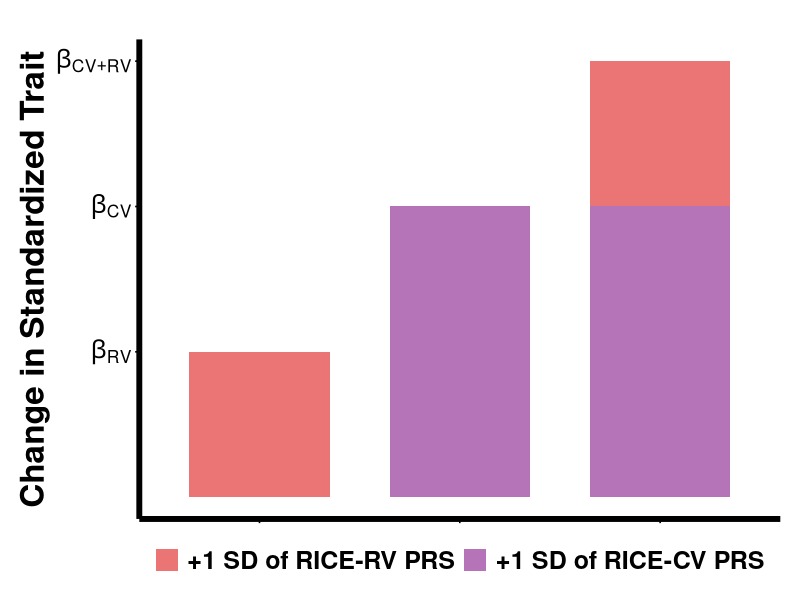

Reproduce this figure in R.
# rm(list = ls())
# 
# library(ggplot2)
# 
# theme_Publication <- function(base_size=12) {
#   library(grid)
#   library(ggthemes)
#   (theme_foundation(base_size=base_size, )
#     + theme(plot.title = element_text(face = "bold",
#                                       size = rel(1.1), hjust = 0.5),
#             text = element_text(),
#             panel.background = element_rect(colour = NA),
#             plot.background = element_rect(colour = NA),
#             panel.border = element_rect(colour = NA),
#             axis.title = element_text(face = "bold",size = 24),
#             axis.title.y = element_text(angle=90,vjust =2),
#             axis.text.x = element_blank(),
#             axis.text.y = element_text(size = 18),
#             axis.line = element_line(colour="black",size=2),
#             axis.ticks = element_line(),
#             # panel.grid.major = element_line(colour="#f0f0f0"),
#             # panel.grid.minor = element_line(colour="#f0f0f0"),
#             panel.grid.major = element_blank(),
#             panel.grid.minor = element_blank(),
#             legend.key = element_rect(colour = NA),
#             #legend.position = "bottom",
#             #legend.direction = "horizontal",
#             #legend.key.size= unit(0.2, "cm"),
#             #legend.margin = unit(0, "cm"),
#             legend.title = element_text(face="bold.italic", size =18),
#             #legend.text = element_text(face ="bold"),
#             plot.margin=unit(c(10,5,5,5),"mm"),
#             strip.background=element_rect(colour="#f0f0f0",fill="#f0f0f0"),
#             strip.text = element_text(face="bold")
#     ))
#   
# }
# 
# scale_fill_Publication <- function(...){
#   library(scales)
#   discrete_scale("fill","Publication",manual_pal(values = c("#5EBD3E","#FFB900","#F78200","#E23838","#973999","#009cdf")), ...)
#   
# }
# 
# scale_color_Publication <- function(...){
#   library(scales)
#   discrete_scale("color","Publication",manual_pal(values = c("#973999","#E23838","#F78200","#E23838","#973999","#009cdf")), ...)
#   
# }
# 
# 
# data <- data.frame(height = rep(1,6),x_value = c("1","2","2","3","3","3"),color = c("1"),labels = c("Beta of PRS per SD","Beta of PRS per SD","Beta of PRS per SD"))
# data$x_value <- factor(data$x_value,levels = c("3","2","1"))
# 
# ggplot(data,aes(x=x_value, y=height,label = labels)) + geom_bar(stat="identity", alpha=0.7,fill="white",color = "#973999",size=2) + 
#   theme_Publication() + 
#   scale_fill_Publication() + theme(legend.position="none") + ylab("Expected Increase in Standardized Trait") + xlab("Change in SD of Standardized RICE-CV PRS") +
#   geom_text(size = 6, position = position_stack(vjust = 0.5),color = "black") + 
#   coord_flip() 
# 
# 
# data <- data.frame(height = rep(1,6),x_value = c("1","2","2","3","3","3"),color = c("1"),labels = c("Beta of PRS per SD","Beta of PRS per SD","Beta of PRS per SD"))
# data$x_value <- factor(data$x_value,levels = c("3","2","1"))
# 
# ggplot(data,aes(x=x_value, y=height,label = labels)) + geom_bar(stat="identity", alpha=0.7,fill="white",color = "#E23838",size=2) + 
#   theme_Publication() + 
#   scale_fill_Publication() + theme(legend.position="none") + ylab("Expected Increase in Standardized Trait") + xlab("Change in SD of Standardized RICE-RV PRS") +
#   geom_text(size = 6, position = position_stack(vjust = 0.5),color = "black") + 
#   coord_flip() 
# 
# scale_fill_Publication <- function(...){
#   library(scales)
#   discrete_scale("fill","Publication",manual_pal(values = c("#E23838","#FFB900","#F78200","#E23838","#973999","#009cdf")), ...)
#   
# }
# 
# ggplot(data,aes(x=x_value, y=height,fill = color,label = labels)) + geom_bar(stat="identity", alpha=0.7,color = "black",size=2) + 
#   theme_Publication() + 
#   scale_fill_Publication() + theme(legend.position="none") + ylab("Expected Increase in Standardized Trait") + xlab("Change in SD of Standardized RICE-RV PRS") +
#   geom_text(size = 6, position = position_stack(vjust = 0.5),color = "black") + 
#   coord_flip() 
# 
# ggplot(data,aes(x=x_value, y=height,label = labels)) + geom_bar(stat="identity", alpha=0.7,color = "black",size=2,fill = "white") + 
#   theme_Publication() + 
#   scale_fill_Publication() + theme(legend.position="none") + ylab("Expected Increase in Standardized Trait") + xlab("Change in SD of Standardized RICE-RV PRS") +
#   geom_text(size = 6, position = position_stack(vjust = 0.5),aes(color = color)) + 
#   coord_flip() 
# 
# 
# data <- data.frame(height = rep(1,12),x_value = c("1","1","2","2","2","2","3","3","3","3","3","3"),color = c("1","2","1","1","2","2","1","1","1","2","2","2"),labels = c("Beta of PRS/SD","Beta of PRS/SD","Beta of PRS/SD","Beta of PRS/SD","Beta of PRS/SD","Beta of PRS/SD"))
# data$x_value <- factor(data$x_value,levels = c("3","2","1"))
# 
# ggplot(data,aes(x=x_value, y=height,colour = color,label = labels)) + geom_bar(stat="identity", alpha=0.7,fill="white",size=2) + 
#   theme_Publication() + 
#   scale_color_Publication() + theme(legend.position="none") + ylab("Expected Increase in Standardized Trait") + xlab("Change in SD of Standardized RICE-RV PRS") +
#   geom_text(size = 6, position = position_stack(vjust = 0.5),color = "black") + 
#   coord_flip() 














































rm(list = ls())

library(ggplot2)
library(cowplot)

theme_Publication <- function(base_size=12) {
  library(grid)
  library(ggthemes)
  (theme_foundation(base_size=base_size, )
    + theme(plot.title = element_text(face = "bold",
                                      size = rel(1.1), hjust = 0.5),
            text = element_text(),
            panel.background = element_rect(colour = NA),
            plot.background = element_rect(colour = NA),
            panel.border = element_rect(colour = NA),
            axis.title = element_text(face = "bold",size = 24),
            axis.title.x = element_blank(),
            axis.text.x = element_blank(),
            axis.text.y = element_text(face = "bold",size = 18),
            axis.line = element_line(colour="black",size=2),
            axis.ticks = element_line(),
            # panel.grid.major = element_line(colour="#f0f0f0"),
            # panel.grid.minor = element_line(colour="#f0f0f0"),
            panel.grid.major = element_blank(),
            panel.grid.minor = element_blank(),
            legend.key = element_rect(colour = NA),
            legend.position = "bottom",
            #legend.direction = "horizontal",
            #legend.key.size= unit(0.2, "cm"),
            #legend.margin = unit(0, "cm"),
            legend.title = element_blank(),
            legend.text = element_text(face ="bold",size = 18),
            plot.margin=unit(c(10,5,5,5),"mm"),
            strip.background=element_rect(colour="#f0f0f0",fill="#f0f0f0"),
            strip.text = element_text(face="bold")
    ))
  
}

scale_fill_Publication <- function(...){
  library(scales)
  discrete_scale("fill","Publication",manual_pal(values = c("#E23838","#973999","#F78200","#E23838","#973999","#009cdf")), ...)
  
}

data <- data.frame(height = c(1,.5,1,.5),x_value = c("2","1","3","3"),Method = c("RICE-CV","RICE-RV","RICE-CV","RICE-RV"))
data$Method <- factor(data$Method,levels = c("RICE-RV","RICE-CV"))

ggplot(data) + geom_bar(aes(x = x_value, y = height, fill = Method), stat = "identity", alpha=0.7,width = 0.7) + 
  theme_Publication() + 
  scale_fill_Publication(labels = c("+1 SD of RICE-RV PRS","+1 SD of RICE-CV PRS")) +
  ylab("Change in Standardized Trait") + 
  scale_y_continuous(breaks = c(.5,1,1.5),labels = c(expression(beta[RV]),expression(beta[CV]),expression(beta[CV + RV])))





